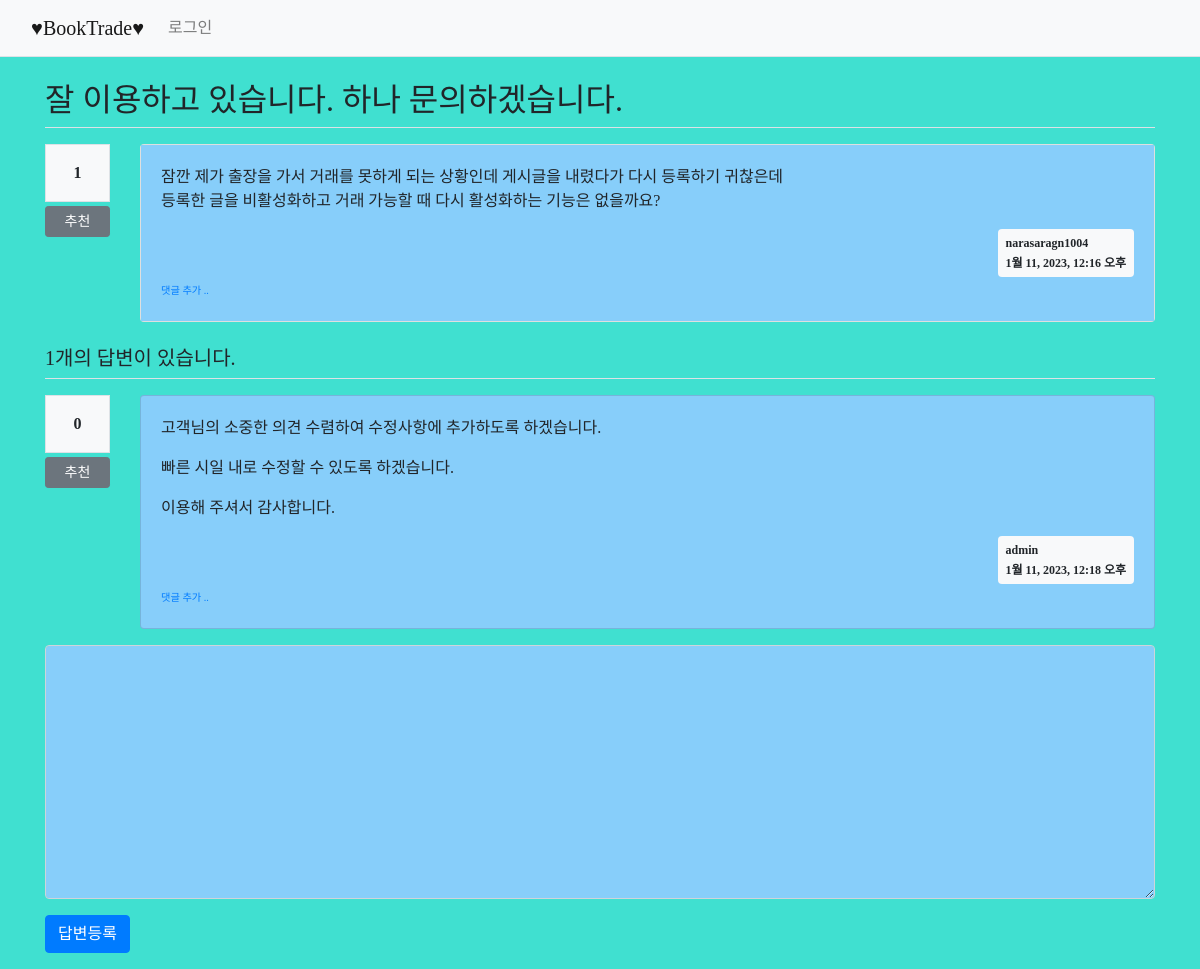
Page /pybo/321/ on the committed database.
### pybo/models.py (models this page shows, shortened)
class Question(models.Model):
    author = models.ForeignKey(User, on_delete=models.CASCADE,
                               related_name='author_question')
    subject = models.CharField(max_length=200)
    content = models.TextField()
    modify_date = models.DateTimeField(null=True, blank=True)
    create_date = models.DateTimeField()
    voter = models.ManyToManyField(User, related_name='voter_question')

class Answer(models.Model):
    author = models.ForeignKey(User, on_delete=models.CASCADE,
                               related_name='author_answer')
    question = models.ForeignKey(Question, on_delete=models.CASCADE)
    content = models.TextField()
    modify_date = models.DateTimeField(null=True, blank=True)
    create_date = models.DateTimeField()
    voter = models.ManyToManyField(User, related_name='voter_answer')

### pybo/views/base_views.py (the view)
def detail(request, question_id):
    question = get_object_or_404(Question, pk=question_id)
    context = {'question': question}
    return render(request, 'pybo/question_detail.html', context)

### pybo/templatetags/pybo_filter.py (called while the page is built)
@register.filter()
def mark(value):
    extensions = ["nl2br", "fenced_code"]
    return mark_safe(markdown.markdown(value, extensions=extensions))

### templates/pybo/question_detail.html (shortened to what this page needs)
{% extends 'base.html' %}
{% load pybo_filter %}
{% block content %}
<head>
</head>
<div class="container my-3">
    <h2 class="border-bottom py-2">{{ question.subject }}</h2>
    <div class="row my-3">
        <div class="col-1">
            <div class="bg-light text-center p-3 border font-weight-bolder mb-1">{{question.voter.count}}</div>
            <a href="#" data-uri="{% url 'pybo:vote_question' question.id  %}"
               class="recommend btn btn-sm btn-secondary btn-block my-1">추천</a>
        </div>
        <div class="col-11">
            <div class="card">
                <div class="card-body" style="background-color : LightSkyBlue;">
                    <div class="card-text" >{{ question.content|mark }}</div>
                    <div class="d-flex justify-content-end" >
                        <div class="badge badge-light p-2 text-left">
                            <div class="mb-2">{{ question.author.username }}</div>
                            <div>{{ question.create_date }}</div>
                        </div>
                    </div>
                    <div>
                        <a href="{% url 'pybo:comment_create_question' question.id  %}"
                           class="small"><small>댓글 추가 ..</small></a>
                    </div>
                </div>
            </div>
        </div>
    </div>
    <h5 class="border-bottom my-3 py-2">{{question.answer_set.count}}개의 답변이 있습니다.</h5>
    {% for answer in question.answer_set.all %}
    <div class="row my-3">
        <div class="col-1">
            <div class="bg-light text-center p-3 border font-weight-bolder mb-1">{{answer.voter.count}}</div>
            <a href="#" data-uri="{% url 'pybo:vote_answer' answer.id  %}"
                class="recommend btn btn-sm btn-secondary btn-block my-1">추천</a>
        </div>
        <div class="col-11" >
            <div class="card" style="background-color : LightSkyBlue;">
                <div class="card-body" >
                    <div class="card-text" >{{ answer.content|mark }}</div>
                    <div class="d-flex justify-content-end" >
                        <div class="badge badge-light p-2 text-left">
                            <div class="mb-2">{{ answer.author.username }}</div>
                            <div>{{ answer.create_date }}</div>
                        </div>
                    </div>
                    <div>
                        <a href="{% url 'pybo:comment_create_answer' answer.id  %}"
                           class="small"><small>댓글 추가 ..</small></a>
                    </div>
                </div>
            </div>
        </div>
    </div>
    {% endfor %}
    <form action="{% url 'pybo:answer_create' question.id %}" method="post" class="my-3">
        <div class="form-group">
            <textarea style="background-color : LightSkyBlue;" {% if not user.is_authenticated %}disabled{% endif %}
              name="content" id="content" class="form-control" rows="10"></textarea>
        </div>
        <input type="submit" value="답변등록" class="btn btn-primary">
    </form>
</div>
{% endblock %}

### templates/pybo/question_detail.html (style rules this page uses)
body { background-color : Turquoise; }
* { font-family : Times New Roman; }

### rows in the picture
Question: subject "잘 이용하고 있습니다. 하나 문의하겠습니다.", voter.count "1", content|mark "잠깐 제가 출장을 가서 거래를 못하게 되는 상황인데 게시글을 내렸다가 다시 등록하기 귀찮은데 등록한 글을 비활성화하고 거래 가능할 때 다시 활성화하는 기능은 없을까요?", author.username "narasaragn1004", create_date "1월 11, 2023, 12:16 오후", answer_set.count "1"
Answer: voter.count "0", content|mark "고객님의 소중한 의견 수렴하여 수정사항에 추가하도록 하겠습니다. 빠른 시일 내로 수정할 수 있도록 하겠습니다. 이용해 주셔서 감사합니다.", author.username "admin", create_date "1월 11, 2023, 12:18 오후"
